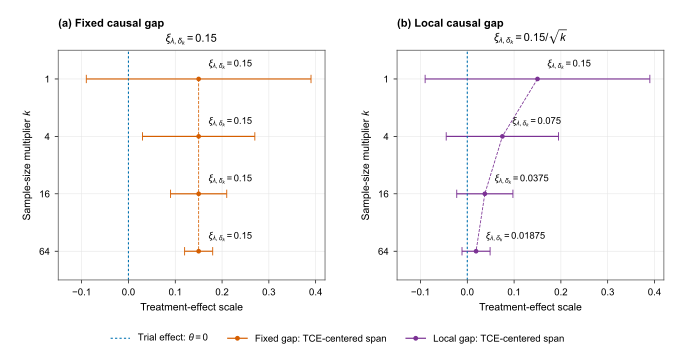

The script that saved this image:
"""Render the fixed-gap and local-gap Gaussian illustration."""
from pathlib import Path
import argparse
from matplotlib.font_manager import findfont
import numpy as np
import matplotlib
matplotlib.use("Agg")
import matplotlib.pyplot as plt
from matplotlib.lines import Line2D

plt.rcParams.update({
    "font.family": "Arial",
    "mathtext.fontset": "custom",
    "mathtext.rm": "Arial",
    "mathtext.it": "Arial:italic",
    "mathtext.bf": "Arial:bold",
    "mathtext.sf": "Arial",
    "mathtext.fallback": "stixsans",
    "font.size": 7,
    "pdf.fonttype": 42,
    "ps.fonttype": 42,
    "axes.titleweight": "bold",
    "axes.linewidth": .55,
})

def precision_illustration(table, out):
    data = np.atleast_1d(np.genfromtxt(table, names=True, delimiter=","))
    k, half = data["k"], data["half_width"]
    fixed, local = data["xi_fixed"], data["xi_local"]
    if not np.array_equal(k, [1, 4, 16, 64]) or not np.all(np.isfinite([half, fixed, local])):
        raise ValueError("Expected four finite planning rows at k = 1, 4, 16, and 64.")
    findfont("Arial", fallback_to_default=False)
    fig, axes = plt.subplots(1, 2, figsize=(6.75, 3.6))
    fig.subplots_adjust(left=0.085, right=0.985, bottom=0.22, top=0.86, wspace=0.27)
    for j, (ax, gap, col) in enumerate(
        zip(axes, [fixed, local], ["#D55E00", "#7B3294"])
    ):
        title = "(a) Fixed causal gap" if j == 0 else "(b) Local causal gap"
        ax.set_title(title, loc="left", fontsize=8, pad=17)
        formula = (
            r"$\xi_{\lambda,\delta_k}=0.15$"
            if j == 0
            else r"$\xi_{\lambda,\delta_k}=0.15/\sqrt{k}$"
        )
        ax.text(
            0.5,
            1.018,
            formula,
            transform=ax.transAxes,
            ha="center",
            va="bottom",
            fontsize=8,
        )
        ax.grid(color="#E5E5E5", lw=0.4)
        ax.set_axisbelow(True)
        for spine in ax.spines.values():
            spine.set_color("#555555")
            spine.set_linewidth(0.55)
        y = np.arange(4)
        ax.errorbar(
            gap,
            y,
            xerr=half,
            fmt="o",
            color=col,
            lw=0.85,
            ms=2.4,
            capsize=3,
            capthick=0.65,
        )
        ax.plot(gap, y, color=col, ls="--", lw=0.6)
        for x, yy in zip(gap, y):
            ax.annotate(
                rf"$\xi_{{\lambda,\delta_k}}={x:g}$",
                (x, yy),
                xytext=(7, 9),
                textcoords="offset points",
                fontsize=6.8,
            )
        ax.axvline(0, color="#0072B2", ls=(0, (2, 2)), lw=0.8)
        ax.set_yticks(y, [f"{value:g}" for value in k])
        ax.invert_yaxis()
        ax.set_ylim(3.5, -0.5)
        ax.set_xlim(-0.15, 0.42)
        ax.set_xticks([-0.1, 0, 0.1, 0.2, 0.3, 0.4])
        ax.set_xlabel("Treatment-effect scale", fontsize=7.5)
        ax.set_ylabel(r"Sample-size multiplier $k$", fontsize=7.5)
        ax.tick_params(labelsize=7, length=2.5, width=0.5)
    handles = [
        Line2D(
            [],
            [],
            color="#0072B2",
            ls=(0, (2, 2)),
            lw=0.8,
            label=r"Trial effect: $\theta=0$",
        ),
        Line2D(
            [],
            [],
            color="#D55E00",
            marker="o",
            ms=2.5,
            lw=0.85,
            label="Fixed gap: TCE-centered span",
        ),
        Line2D(
            [],
            [],
            color="#7B3294",
            marker="o",
            ms=2.5,
            lw=0.85,
            label="Local gap: TCE-centered span",
        ),
    ]
    fig.legend(
        handles=handles,
        loc="lower center",
        bbox_to_anchor=(0.5, 0.018),
        ncol=3,
        frameon=False,
        fontsize=7,
    )
    out.mkdir(parents=True, exist_ok=True)
    fig.savefig(out / "scalar_gap_precision_scaling.pdf")
    plt.close(fig)


if __name__ == "__main__":
    parser = argparse.ArgumentParser(description=__doc__)
    parser.add_argument("table", type=Path, help="precision_scaling.csv from run_planning.R")
    parser.add_argument("--output-dir", type=Path, default=Path.cwd())
    args = parser.parse_args()
    precision_illustration(args.table, args.output_dir)
